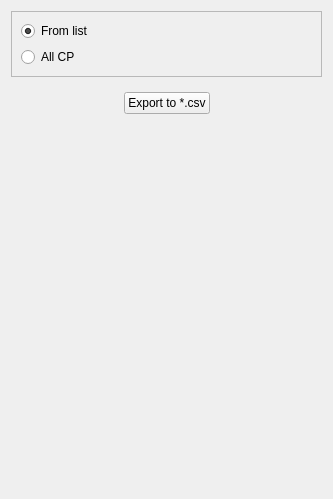
          <widget class="QWidget" name="tab_39">
           <attribute name="title">
            <string>*.csv</string>
           </attribute>
           <layout class="QVBoxLayout" name="verticalLayout_20">
            <item>
             <widget class="QFrame" name="frame_58">
              <property name="frameShape">
               <enum>QFrame::StyledPanel</enum>
              </property>
              <property name="frameShadow">
               <enum>QFrame::Raised</enum>
              </property>
              <layout class="QVBoxLayout" name="verticalLayout_99">
               <item>
                <widget class="QRadioButton" name="form_critic_list">
                 <property name="text">
                  <string>From list</string>
                 </property>
                 <property name="checked">
                  <bool>true</bool>
                 </property>
                </widget>
               </item>
               <item>
                <widget class="QRadioButton" name="form_critic_all">
                 <property name="text">
                  <string>All CP</string>
                 </property>
                </widget>
               </item>
              </layout>
             </widget>
            </item>
            <item>
             <widget class="QWidget" name="widget" native="true">
              <layout class="QHBoxLayout" name="horizontalLayout_176">
               <item>
                <spacer name="horizontalSpacer_57">
                 <property name="orientation">
                  <enum>Qt::Horizontal</enum>
                 </property>
                 <property name="sizeHint" stdset="0">
                  <size>
                   <width>104</width>
                   <height>20</height>
                  </size>
                 </property>
                </spacer>
               </item>
               <item>
                <widget class="QPushButton" name="export_cp_to_csv">
                 <property name="text">
                  <string>Export to *.csv</string>
                 </property>
                </widget>
               </item>
               <item>
                <spacer name="horizontalSpacer_123">
                 <property name="orientation">
                  <enum>Qt::Horizontal</enum>
                 </property>
                 <property name="sizeHint" stdset="0">
                  <size>
                   <width>103</width>
                   <height>20</height>
                  </size>
                 </property>
                </spacer>
               </item>
              </layout>
             </widget>
            </item>
            <item>
             <spacer name="verticalSpacer">
              <property name="orientation">
               <enum>Qt::Vertical</enum>
              </property>
              <property name="sizeHint" stdset="0">
               <size>
                <width>20</width>
                <height>365</height>
               </size>
              </property>
             </spacer>
            </item>
           </layout>
          </widget>
